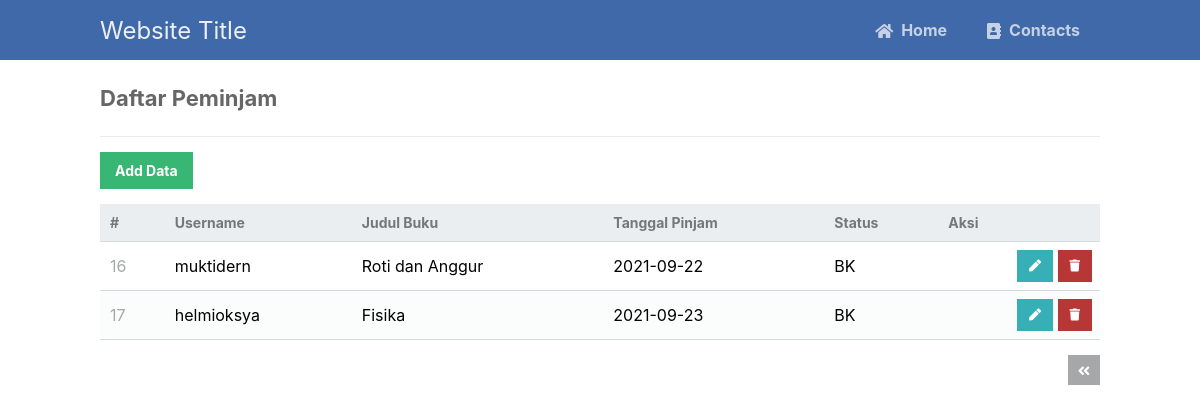
The page /V3920002_AghaSM_TID_CRUDp4/read.php?page=2 on the database its author committed.
### tables this page shows
CREATE TABLE `kontak` (
  `id` int(11) NOT NULL,
  `username` varchar(50) NOT NULL,
  `judul_buku` varchar(50) NOT NULL,
  `tanggal_pinjam` date DEFAULT NULL,
  `status` varchar(50) NOT NULL
);

### V3920002_AghaSM_TID_CRUDp4/read.php (the view, shortened to what this page needs)
<?php
include 'functions.php';
$pdo = pdo_connect_mysql();
$page = isset($_GET['page']) && is_numeric($_GET['page']) ? (int)$_GET['page'] : 1;
$records_per_page = 5;
$stmt = $pdo->prepare('SELECT * FROM kontak ORDER BY id LIMIT :current_page, :record_per_page');
$stmt->bindValue(':current_page', ($page-1)*$records_per_page, PDO::PARAM_INT);
$stmt->bindValue(':record_per_page', $records_per_page, PDO::PARAM_INT);
$stmt->execute();
$contacts = $stmt->fetchAll(PDO::FETCH_ASSOC);
?>
<?=template_header('Daftar')?>
<div class="content read">
	<h2>Daftar Peminjam</h2>
	<a href="create.php" class="create-contact">Add Data</a>
	<table>
        <thead>
            <tr>
                <td>#</td>
                <td>Username</td>
                <td>Judul Buku</td>
                <td>Tanggal Pinjam</td>
                <td>Status</td>
                <td>Aksi</td>
            </tr>
        </thead>
        <tbody>
            <?php foreach ($contacts as $contact): ?>
            <tr>
                <td><?=$contact['id']?></td>
                <td><?=$contact['username']?></td>
                <td><?=$contact['judul_buku']?></td>
                <td><?=$contact['tanggal_pinjam']?></td>
                <td><?=$contact['status']?></td>
                <td class="actions">
                    <a href="update.php?id=<?=$contact['id']?>" class="edit"><i class="fas fa-pen fa-xs"></i></a>
                    <a href="delete.php?id=<?=$contact['id']?>" class="trash"><i class="fas fa-trash fa-xs"></i></a>
                </td>
            </tr>
            <?php endforeach; ?>
        </tbody>
    </table>
	<div class="pagination">
		<?php if ($page > 1): ?>
		<a href="read.php?page=<?=$page-1?>"><i class="fas fa-angle-double-left fa-sm"></i></a>
		<?php endif; ?>
	</div>
</div>
<?=template_footer()?>

### V3920002_AghaSM_TID_CRUDp4/style.css (style rules this page uses)
* { box-sizing: border-box; font-family: -apple-system, BlinkMacSystemFont, "segoe ui", roboto, oxygen, ubuntu, cantarell, "fira sans", "droid sans", "helvetica neue", Arial, sans-serif; font-size: 16px; -webkit-font-smoothing: antialiased; -moz-osx-font-smoothing: grayscale; }
body { background-color: #FFFFFF; margin: 0; }
.content { width: 1000px; margin: 0 auto; }
.content h2 { margin: 0; padding: 25px 0; font-size: 22px; border-bottom: 1px solid #ebebeb; color: #666666; }
.read .create-contact { display: inline-block; text-decoration: none; background-color: #38b673; font-weight: bold; font-size: 14px; color: #FFFFFF; padding: 10px 15px; margin: 15px 0; }
.read .pagination { display: flex; justify-content: flex-end; }
.read .pagination a { display: inline-block; text-decoration: none; background-color: #a5a7a9; font-weight: bold; color: #FFFFFF; padding: 5px 10px; margin: 15px 0 15px 5px; }
.read table { width: 100%; padding-top: 30px; border-collapse: collapse; }
.read table thead { background-color: #ebeef1; border-bottom: 1px solid #d3dae0; }
.read table thead td { padding: 10px; font-weight: bold; color: #767779; font-size: 14px; }
.read table tbody tr { border-bottom: 1px solid #d3dae0; }
.read table tbody tr:nth-child(even) { background-color: #fbfcfc; }
.read table tbody tr td { padding: 10px; }
.read table tbody tr td:nth-child(1) { color: #a5a7a9; }
.read table tbody tr td.actions { padding: 8px; text-align: right; }
.read table tbody tr td.actions .edit, .read table tbody tr td.actions .trash { display: inline-flex; text-align: right; text-decoration: none; color: #FFFFFF; padding: 10px 12px; }
.read table tbody tr td.actions .trash { background-color: #b73737; }
.read table tbody tr td.actions .edit { background-color: #37afb7; }

### rows shown on the page
kontak: id "16", username "muktidern", judul_buku "Roti dan Anggur", tanggal_pinjam "2021-09-22", status "BK"
kontak: id "17", username "helmioksya", judul_buku "Fisika", tanggal_pinjam "2021-09-23", status "BK"
